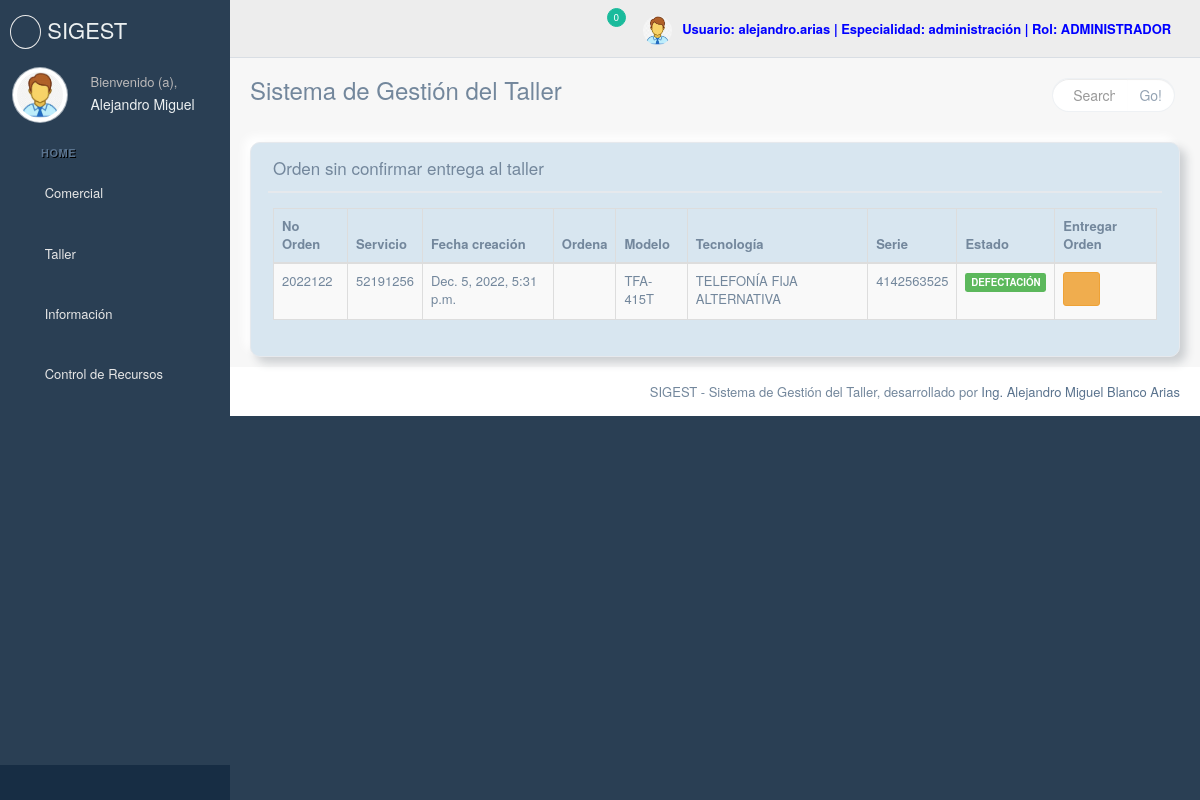
Before: /index/list/confirmar/4/ (signed in) with the older database file.
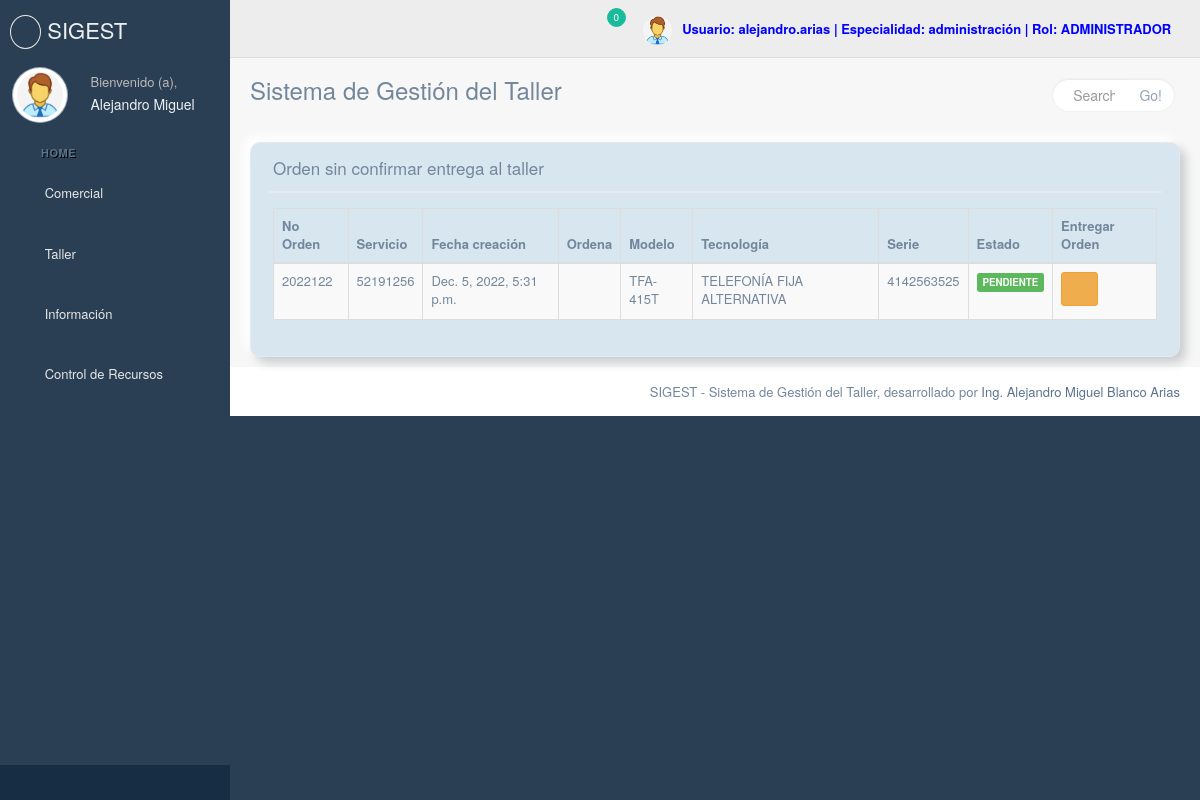
After: the same page with the newer database file.
### Taller/models.py (models this page shows, shortened)
class OrdenPrimaria(models.Model):
    No_orden = models.CharField(max_length=50)
    fecha_creacion = models.DateTimeField()
    fecha_entrada_taller = models.DateTimeField(blank=True, null=True)
    centro = models.ForeignKey(Centro, on_delete=models.CASCADE)
    ordena = models.CharField(max_length=60, blank=True, null=True)
    """ Estos son campos nuevos"""
    folio_venta = models.CharField(max_length=80, blank=True, null=True)
    fecha_venta = models.DateTimeField(blank=True, null=True)
    garantia = models.CharField(max_length=20, blank=True, null=True)
    fecha_vencimiento_garantia = models.DateTimeField(null=True, blank=True)
    observaciones = models.TextField(null=True, blank=True)
    """ Aquí termina"""
    prefijo = models.ForeignKey(Prefijo, on_delete=models.CASCADE)
    servicio = models.CharField(max_length=20)
    modelo = models.ForeignKey(Modelo, on_delete=models.CASCADE)
    tecnologia = models.ForeignKey(Tecnologia, on_delete=models.CASCADE)
    defecto = models.ManyToManyField(Defecto)
    serie = models.CharField(max_length=80)
    nombre_cliente_entrega = models.CharField(max_length=120)
    direccion_cliente_entrega = models.CharField(max_length=120)
    ci_cliente_entrega = models.CharField(max_length=20)
    contacto_telefono = models.CharField(max_length=20)
    propietario = models.BooleanField(default=False)
    estado = models.ForeignKey(Estado, on_delete=models.CASCADE)
    confComercial = models.BooleanField(default=False)
    confTaller = models.BooleanField(default=False)
    entrega = models.CharField(max_length=60, blank=True, null=True)
    """ Datos a llenar al reparar"""
    fecha_defectacion = models.DateTimeField(blank=True, null=True)
    repara = models.CharField(max_length=60, blank=True, null=True)
    accion_reparacion = models.TextField(null=True, blank=True)
    mano_obra = models.ForeignKey(
        ManoObra, on_delete=models.CASCADE, blank=True, null=True
    )
    consumo_recursos = models.ManyToManyField(Consumo_Recursos, blank=True)
    """ Datos antes de cerrada la orden para la gestion de las salidas"""
    fecha_gestion = models.DateTimeField(blank=True, null=True)
    llama = models.ForeignKey(
        Trabajador, on_delete=models.CASCADE, blank=True, null=True
    )
    nombre_cliente = models.CharField(max_length=160, blank=True, null=True)
    impresion = models.BooleanField(default=False)
    """ Datos a llenar para cerrar la orden"""
    fecha_cierre = models.DateTimeField(null=True, blank=True)
    cierra = models.CharField(max_length=60, blank=True, null=True)
    nombre_cliente_recibe = models.CharField(max_length=120, blank=True, null=True)
    direccion_cliente_recibe = models.CharField(max_length=120, blank=True, null=True)
    ci_cliente_recibe = models.CharField(max_length=20, blank=True, null=True)
    cerrada = models.BooleanField(default=False)
    """ Este dato es muy importante y se actualiza tanto cuando se gestionan los telefonos como cuando cierra"""
    garantia_reparacion = models.DateTimeField(blank=True, null=True)
    """Variable para poder hacer analisis de tiempos"""
    tiempo = models.IntegerField(blank=True, null=True)
    objects = models.Manager()
    class Meta:
        verbose_name_plural = "Ordenes"

class Estado(models.Model):
    nombre = models.CharField(max_length=60)
    def __str__(self):
        return self.nombre

class Prefijo(models.Model):
    nombre = models.CharField(max_length=8, blank=True)
    def __str__(self):
        return self.nombre

class Modelo(models.Model):
    nombre = models.CharField(max_length=60)
    tecnologia = models.ForeignKey(Tecnologia, on_delete=models.CASCADE)
    codigo_sap = models.CharField(max_length=60)
    descripcion = models.CharField(max_length=160)

class Tecnologia(models.Model):
    nombre = models.CharField(max_length=40)

### Taller/list_views.py (the view)
@login_required
def ConfirmaOrdenTaller(request, ordenprimaria_id):
    Orden = OrdenPrimaria.objects.filter(centro=request.user.trabajador.centro)
    modelComercial = Orden.filter(confComercial=False)
    cantidad = modelComercial.count()
    modelTaller = Orden.filter(confComercial=True).filter(confTaller=False)
    cantidad1 = modelTaller.count()
    model = get_object_or_404(OrdenPrimaria, id=ordenprimaria_id)
    return render(
        request,
        "Miscelaneos/orden_sin_confirmar.html",
        {
            "cantidad": cantidad,
            "modelComercial": modelComercial,
            "cantidad1": cantidad1,
            "modelTaller": modelTaller,
            "model": model,
        },
    )

### Taller/models.py (called while the page is built)
    def __str__(self):
        return self.name

### Taller/templates/Miscelaneos/orden_sin_confirmar.html (shortened to what this page needs)
{% extends "base.html" %}
{%load static%}
{% block stylecontent%}
<link rel="stylesheet" href="{% static 'css/stylesnew.css' %}">
{%endblock%}
{% block content %}
      <div class="row">
        <div class="col-md-12 col-sm-12 col-xs-12">
          <div class="x_panel pagenew-div">
            <div class="x_title">
              <h2>Orden sin confirmar entrega al taller</h2>
              <ul class="nav navbar-right panel_toolbox">
                <li><a class="collapse-link"><i class="fa fa-chevron-up"></i></a>
                </li>
                <li class="dropdown">
                  <a href="#" class="dropdown-toggle" data-toggle="dropdown" role="button" aria-expanded="false"><i class="fa fa-wrench"></i></a>
                </li>
                <li><a class="close-link"><i class="fa fa-close"></i></a>
                </li>
              </ul>
              <div class="clearfix"></div>
            </div>
            <div class="x_content">
                <form action = "" method="post">
                <table id="datatable" class="table table-bordered table-striped">
                    <thead>
                        <tr>
                            <th>No Orden</th>
                            <th>Servicio</th>
                            <th>Fecha creación</th>
                            <th>Ordena</th>
                            <th>Modelo</th>
                            <th>Tecnología</th>
                            <th>Serie</th>
                            <th>Estado</th>
                            <th>Entregar Orden</th>
                        </tr>
                    </thead>
                    <tbody>
                        <tr >
                            <td>{{model.No_orden}}</td>
                            <td>{{model.prefijo}}{{model.servicio}}</td>
                            <td>{{model.fecha_creacion}}</td>
                            <td>{{model.ordena.codigo_siprec}}</td>
                            <td>{{model.modelo.nombre}}</td>
                            <td>{{model.modelo.tecnologia.nombre}}</td>
                            <td>{{model.serie}}</td>
                            <td><span class="label label-success">{{model.estado}}</span></td>
                            <td>
                                <button type="button" data-id={{model.id}} class="btn btn-warning" ><i class="fa fa-edit" ></i></button>
                            </td>
                        </tr>
                    </tbody>
                </table>
            </form>
            </div>
          </div>
        </div>
      </div>
{% endblock %}

Changed rows visible on the page:
changed OrdenPrimaria "TFA-415T": estado "DEFECTACIÓN" → "PENDIENTE"
